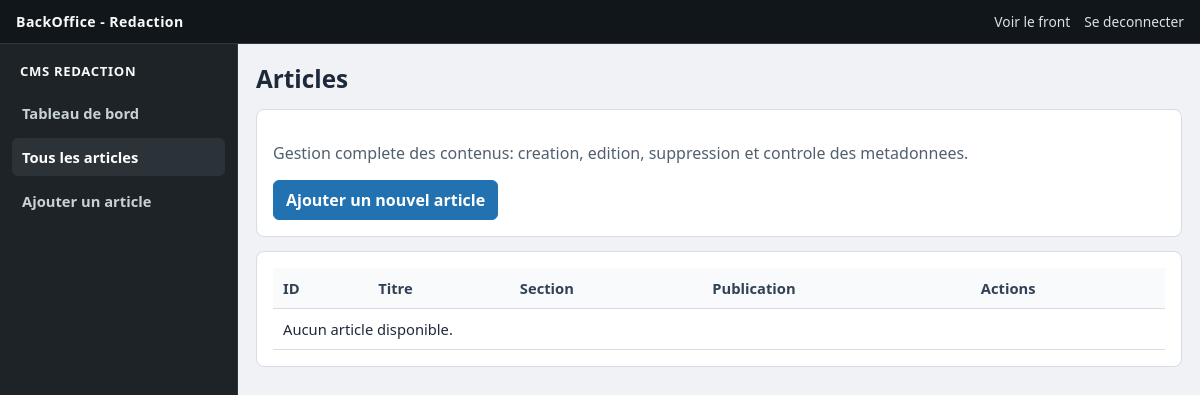
The app's page /admin/articles.php (signed in), older data.
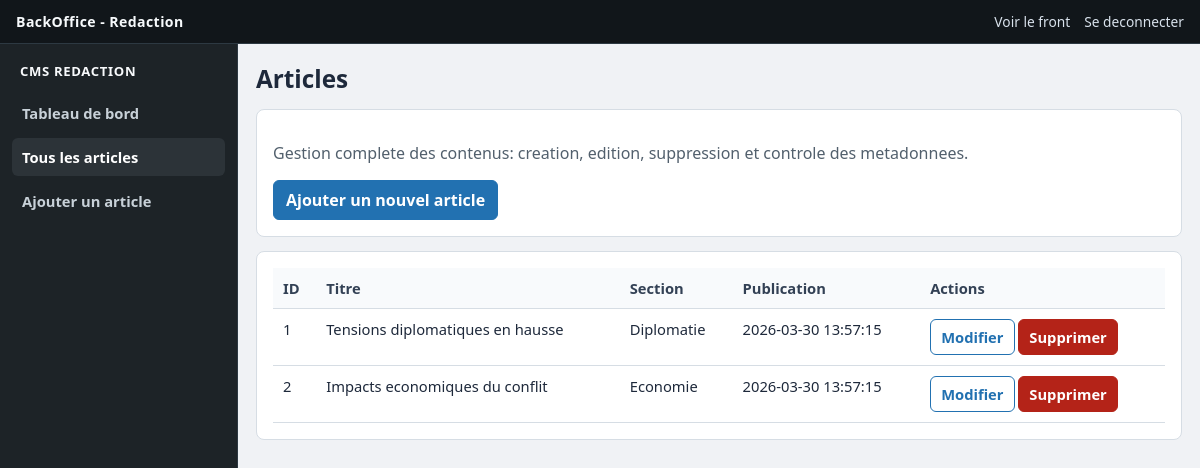
The same page, newer data.
### tables this page shows
CREATE TABLE articles (
    id INT AUTO_INCREMENT PRIMARY KEY,
    titre VARCHAR(255) NOT NULL,
    chapeau TEXT NOT NULL,  
    corps LONGTEXT NOT NULL,
    image_principale VARCHAR(255) DEFAULT NULL,
    image_alt VARCHAR(255) DEFAULT NULL,
    slug VARCHAR(255) NOT NULL UNIQUE,
    section_id INT NOT NULL DEFAULT 1,
    meta_title VARCHAR(255) DEFAULT NULL,  
    date_publication DATETIME NOT NULL DEFAULT CURRENT_TIMESTAMP,
    created_at DATETIME DEFAULT CURRENT_TIMESTAMP,
    updated_at DATETIME DEFAULT CURRENT_TIMESTAMP ON UPDATE CURRENT_TIMESTAMP,
    CONSTRAINT fk_articles_section FOREIGN KEY (section_id) REFERENCES sections(id)
);

CREATE TABLE sections (
    id INT AUTO_INCREMENT PRIMARY KEY,
    nom VARCHAR(100) NOT NULL UNIQUE,
    slug VARCHAR(120) NOT NULL UNIQUE,
    created_at DATETIME DEFAULT CURRENT_TIMESTAMP,
    updated_at DATETIME DEFAULT CURRENT_TIMESTAMP ON UPDATE CURRENT_TIMESTAMP
);

### admin/article_controller.php (called while the page is built, shortened)
<?php
function adminFetchAllArticles(): array
{
    $pdo = getPDOConnection();
    $stmt = $pdo->query(
           'SELECT a.id, a.titre, a.slug, a.section_id, s.nom AS section, a.date_publication, a.updated_at
            FROM articles a
            INNER JOIN sections s ON s.id = a.section_id
            ORDER BY a.date_publication DESC'
    );
    return $stmt->fetchAll();
}

### admin/articles.php (the view, shortened to what this page needs)
<?php
require_once __DIR__ . '/article_controller.php';
$articles = adminFetchAllArticles();
?>
<!DOCTYPE html>
<html lang="fr">
<head>
    <link rel="stylesheet" href="assets/admin.css">
</head>
<body>
    <div class="admin-shell">
        <header class="topbar">
            <p class="topbar__title">BackOffice - Redaction</p>
            <div class="topbar__links">
                <a href="../" target="_blank" rel="noopener noreferrer">Voir le front</a>
                <a href="logout.php">Se deconnecter</a>
            </div>
        </header>
        <aside class="sidebar">
            <span class="sidebar__brand">CMS REDACTION</span>
            <nav class="sidebar__menu">
                <a href="dashboard.php">Tableau de bord</a>
                <a class="active" href="articles.php">Tous les articles</a>
                <a href="article_form.php">Ajouter un article</a>
            </nav>
        </aside>
        <main class="main">
            <div class="container">
                <h1 class="page-title">Articles</h1>
                <section class="card">
                    <p class="muted">Gestion complete des contenus: creation, edition, suppression et controle des metadonnees.</p>
                    <a class="btn" href="article_form.php">Ajouter un nouvel article</a>
                </section>
                <section class="card">
                    <table>
                        <thead>
                            <tr>
                                <th>ID</th>
                                <th>Titre</th>
                                <th>Section</th>
                                <th>Publication</th>
                                <th>Actions</th>
                            </tr>
                        </thead>
                        <tbody>
                            <?php if (empty($articles)): ?>
                                <tr>
                                    <td colspan="5">Aucun article disponible.</td>
                                </tr>
                            <?php else: ?>
                                <?php foreach ($articles as $article): ?>
                                    <tr>
                                        <td><?php echo (int) $article['id']; ?></td>
                                        <td><?php echo htmlspecialchars((string) $article['titre'], ENT_QUOTES, 'UTF-8'); ?></td>
                                        <td><?php echo htmlspecialchars((string) $article['section'], ENT_QUOTES, 'UTF-8'); ?></td>
                                        <td><?php echo htmlspecialchars((string) $article['date_publication'], ENT_QUOTES, 'UTF-8'); ?></td>
                                        <td class="actions">
                                            <a class="btn-outline" href="article_form.php?id=<?php echo (int) $article['id']; ?>">Modifier</a>
                                            <a class="btn-danger" href="article_delete.php?id=<?php echo (int) $article['id']; ?>" onclick="return confirm('Supprimer cet article ?');">Supprimer</a>
                                        </td>
                                    </tr>
                                <?php endforeach; ?>
                            <?php endif; ?>
                        </tbody>
                    </table>
                </section>
            </div>
        </main>
    </div>
</body>
</html>

Row changes from the older to the newer data that the page shows:
now on this page (row unchanged): articles: id "1", titre "Tensions diplomatiques en hausse", section.nom "Diplomatie", date_publication "2026-03-30 13:57:15"
now on this page (row edited): articles: id "2", titre "Impacts economiques du conflit", section.nom "Economie", date_publication "2026-03-30 13:57:15"
Text that changed along with them:
text no longer shown: "Aucun article disponible."
